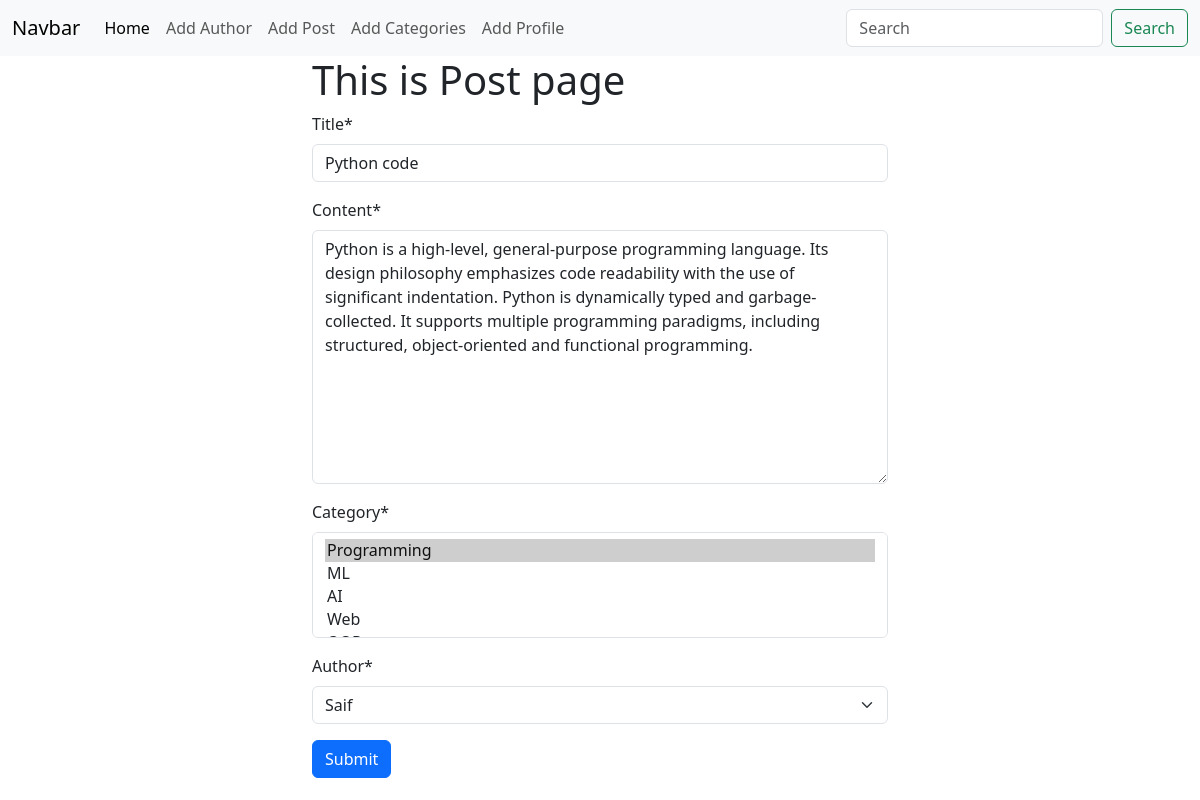
Screenshot of /post/edit/1 with the database file from the repository.
### posts/models.py (models this page shows, shortened)
class Post(models.Model):
    title = models.CharField(max_length=50)
    content = models.TextField()
    category = models.ManyToManyField(Category)
    author = models.ForeignKey(Author, on_delete=models.CASCADE)

### posts/views.py (the view)
# urls.py: path('edit/<int:id>', views.edit_post, name='edit_post'),
def edit_post(request, id):
    post = models.Post.objects.get(pk=id)
    post_form = forms.PostForm(instance=post)
    if request.method == 'POST':
        post_form = forms.PostForm(request.POST, instance=post)
        if post_form.is_valid():
            post_form.save()
            return redirect('home')
    return render(request, 'add_post.html', {'form': post_form})

### posts/forms.py
class PostForm(forms.ModelForm):
    class Meta:
        model = Post
        fields = '__all__'

### author/models.py (called while the page is built)
    def __str__(self):
        return self.name

### categories/models.py (called while the page is built)
    def __str__(self):
        return self.name

### posts/templates/add_post.html (shortened to what this page needs)
{% extends "base.html" %}
{% load crispy_forms_tags %}
{% block content %}
<div class="container" style="width: 50%; margin: auto">
    <h1>This is Post page</h1>
    <form method="post">
        {{form | crispy}}
        <button type="submit" class="btn btn-primary">Submit</button>
    </form>
</div>
{% endblock content %}

### rows the page displays
Post: title "Python code", content "Python is a high-level, general-purpose programming language. Its design philosophy emphasizes code readability with the use of significant indentation. Python is dynamically typed and garbage-collected. It supports multiple programming paradigms, including structured, object-oriented and functional programming.", author "Saif"
